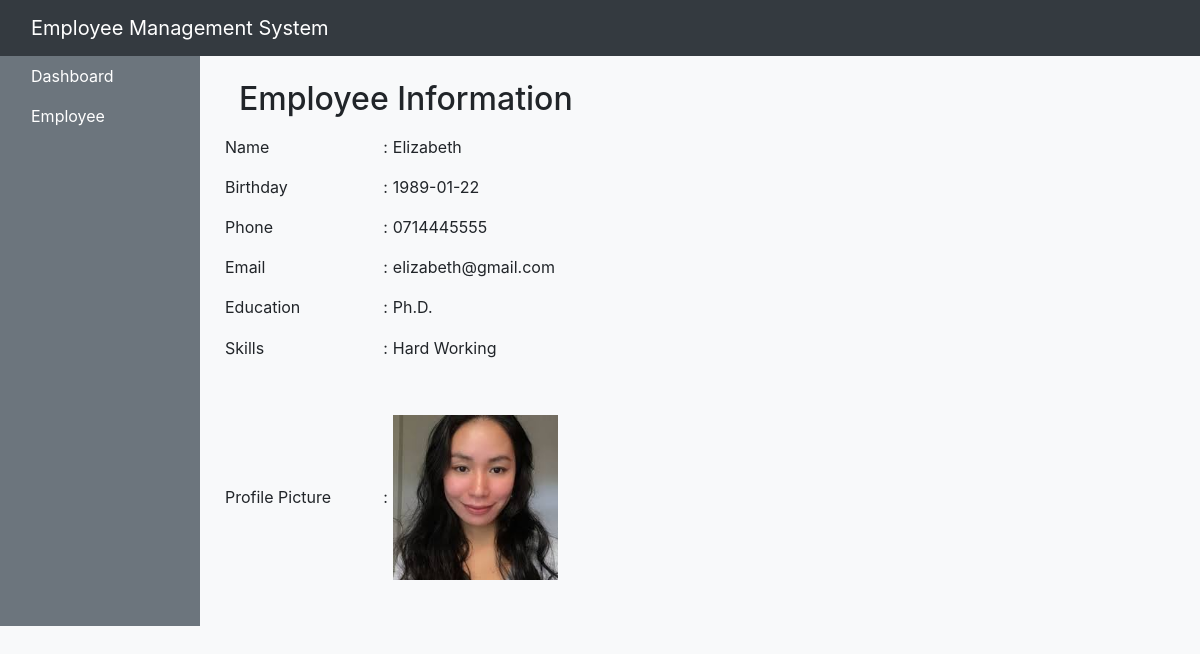
Page /SysComSolution/employee.php?eid=16 on the committed database.
### tables this page shows
CREATE TABLE IF NOT EXISTS `employee` (
  `eid` int NOT NULL AUTO_INCREMENT,
  `Name` varchar(10) NOT NULL,
  `Birthday` varchar(50) NOT NULL,
  `Phone` varchar(10) NOT NULL,
  `Email` varchar(100) NOT NULL,
  `Education` varchar(255) NOT NULL,
  `Skills` varchar(255) NOT NULL,
  `ProfilePic` varchar(20) NOT NULL,
  PRIMARY KEY (`eid`)
);

### SysComSolution/employee.php (the view, shortened to what this page needs)
<?php
include 'config.php';
$eid = $_GET['eid'];
$sql = "SELECT * FROM employee WHERE eid = $eid";
$result = $conn->query($sql);
?>
<!DOCTYPE html>
<html lang="en">
<head>
    <link rel="stylesheet" href="https://maxcdn.bootstrapcdn.com/bootstrap/4.5.2/css/bootstrap.min.css">
</head>
<body class="bg-light">
        <?php
        include 'navbar.php'
        ?>
    <div class="container-fluid">
        <div class="row">
                <?php
                include 'sidebar.php'
                ?>
            <main class="col-md-9 ms-sm-auto col-lg-10 px-md-4">
                <div class="container mt-4">
                    <h2>Employee Information</h2>
                    <div class="row">
            <?php
                if ($result->num_rows > 0) {
                    while ($row = $result->fetch_assoc()) {
                    ?>
                    <form action="">
                        <table width="500" height="500">
                            <tr>
                                <td>Name</td>
                                <td>:</td>
                                <td><?php echo $row["Name"] ?></td>
                            </tr>
                            <tr>
                                <td>Birthday</td>
                                <td>:</td>
                                <td><?php echo $row["Birthday"] ?></td>
                            </tr>
                            <tr>
                                <td>Phone</td>
                                <td>:</td>
                                <td><?php echo $row["Phone"] ?></td>
                            </tr>
                            <tr>
                                <td>Email</td>
                                <td>:</td>
                                <td><?php echo $row["Email"] ?></td>
                            </tr>
                            <tr>
                                <td>Education</td>
                                <td>:</td>
                                <td><?php echo $row["Education"] ?></td>
                            </tr>
                            <tr>
                                <td>Skills</td>
                                <td>:</td>
                                <td><?php echo $row["Skills"] ?></td>
                            </tr>
                            <tr>
                                <td>Profile Picture</td>
                                <td>:</td>
                                <td>
                                    <div class="img-container w-50">
                                        <img src="<?php echo $row["ProfilePic"] ?>" alt="Profile Picture" class="img-fluid">
                                    </div>
                                </td>
                            </tr>
                        </table>
                    </form>
                    <?php
                    }
                } else {
                    echo "No records found";
                }
            ?>
            </main>
        </div>
    </div>
</body>
</html>

### rows in the picture
employee: Name "Elizabeth", Birthday "1989-01-22", Phone "0714445555", Email "elizabeth@gmail.com", Education "Ph.D.", Skills "Hard Working", ProfilePic (picture)
